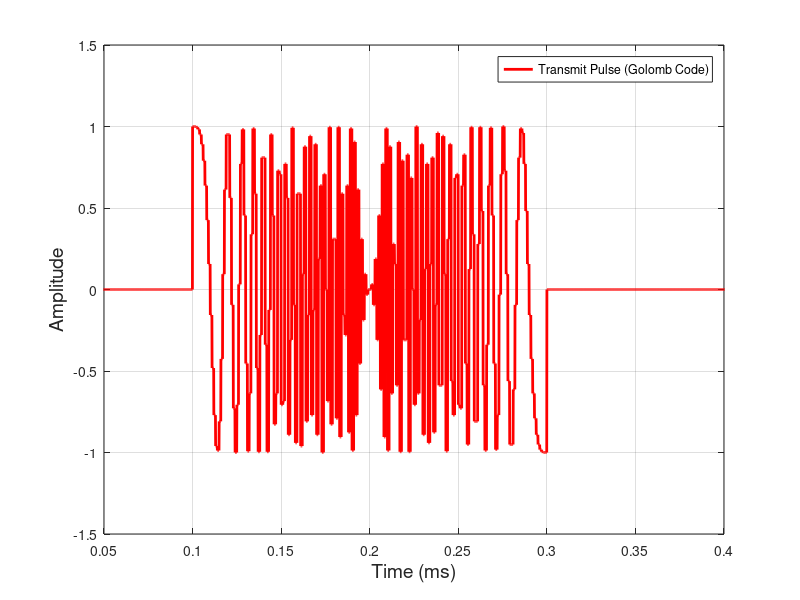
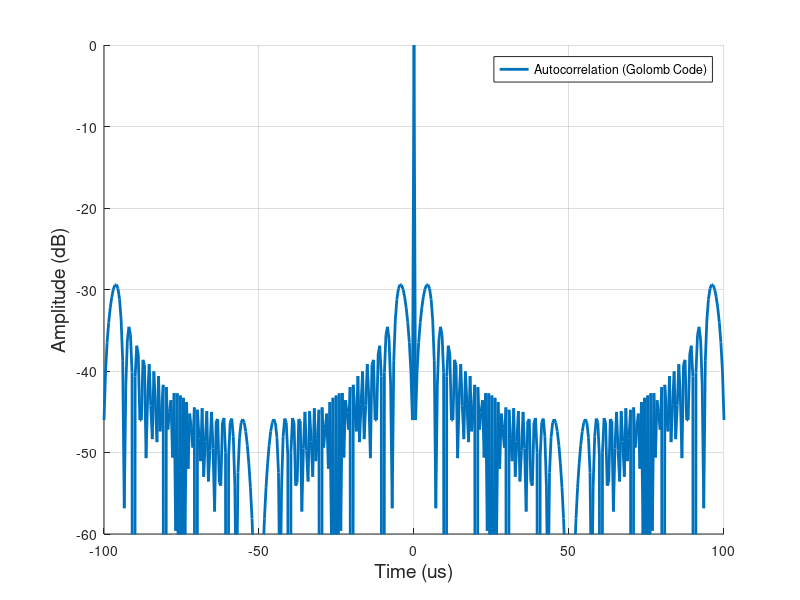

Write the MATLAB code that produced these figures, in order. (Note: this script raises an error after producing the figures.)
% SPS Short Course: Radar Signal Processing Mastery
% Theory and Hands-On Applications with mmWave MIMO Radar Sensors
% Date: 7-11 October 2024
% Time: 9:00AM-11:00AM ET (New York Time)
% Presenter: Mohammad Alaee-Kerahroodi

close all
clear
clc

rng(2024)
% Constants
c = 3e8;            % Speed of light in m/s

% Parameters
tau = 200e-6;       % Pulse width 
bandwidth = 1e6;    % Bandwidth of the signal 
fs = 10*bandwidth;  % Sampling frequency (samples per second)
timeBandwidthProduct = tau * bandwidth;
samplePerChip = round(tau * fs);
ddsRate = samplePerChip/timeBandwidthProduct;

% Parameters
PRI = 1e-3;         % Pulse Repetition Interval 
PRF = 1/PRI;        % Pulse Repetition Frequency 
nPulse = 1;         % Number of pulses

t_start = 100e-6;   % Start time (0 ms)
t = linspace(0, t_start+nPulse*PRI, (t_start+nPulse*PRI)*fs); % Time vector 

% Time vector for pulse duration
tPulse = 0:1/fs:tau-1/fs;

% Generate Golomb  code signal
alpha = exp(1i * 2*pi /timeBandwidthProduct);
exponent = (0:(timeBandwidthProduct-1))' .* (1:timeBandwidthProduct)' / 2;
golomb_code = alpha.^exponent;

golomb_resampled = repelem(golomb_code, ddsRate);
pulseTx = zeros(size(t));   % Transmit pulse

% Insert random binary code in the transmit signal
for i = 0:nPulse-1
    tInterval = t >= t_start + i*PRI & t <= t_start + i*PRI + tau; % Time interval for each pulse
    pulseTx(tInterval) = golomb_resampled;  % Set transmitted pulse to the random binary code
end

figure('Position', [100, 100, 900, 600]);
plot(t*1e3, real(pulseTx), 'r', 'LineWidth', 2, 'DisplayName', 'Transmit Pulse (Golomb Code)'); hold on;

xlabel('Time (ms)', 'FontSize', 14);
ylabel('Amplitude', 'FontSize', 14);
legend();
grid on;
ylim([-1.5 1.5]);
xlim([0.05,0.4])

figure('Position', [100, 100, 900, 600]);
r = abs(xcorr(golomb_code))/timeBandwidthProduct;
lags = linspace(-tau/2,tau/2,2*timeBandwidthProduct-1);
hold all
plot(lags/1e-6,20*log10(r), 'LineWidth', 2, 'DisplayName', 'Autocorrelation (Golomb Code)')
xlabel('Time (us)', 'FontSize', 14);
ylabel('Amplitude (dB)', 'FontSize', 14);
legend();
axis('tight')
ylim([-60,0])
grid on;

% Plot the spectrogram of the random binary code
figure('Position', [100, 100, 900, 600]);
nFFT = length(golomb_resampled)/5;
spectrogram(golomb_resampled, nFFT, round(nFFT-nFFT/20), nFFT, fs, 'yaxis');

xlabel('Time (µs)', 'FontSize', 14);
ylabel('Frequency (MHz)', 'FontSize', 14);
colormap('jet');
colorbar;

% Adjust axes for better visualization
ylim([0 bandwidth/1e6]);   % Show frequency from 0 to the bandwidth in MHz

figure('Position', [100, 100, 900, 600]);
[afmag, delay, doppler] = ambgfun(golomb_code, 1, 1);

% Use 'surf' for better visibility
surf(delay, doppler * bandwidth / 1e6, afmag, 'EdgeColor', 'none');

% Improve view and appearance
view(2); % Top-down view for a clear 2D plot
colormap jet; % High-contrast colormap
colorbar; % Add a colorbar to indicate magnitude levels

% Use 'shading interp' for smooth color transitions
shading interp;

% Add axis labels and title
xlabel("Delay (\mu seconds)", 'FontSize', 12, 'FontWeight', 'bold');
ylabel("Doppler Shift (MHz)", 'FontSize', 12, 'FontWeight', 'bold');

% Set font size for axes
set(gca, 'FontSize', 12);